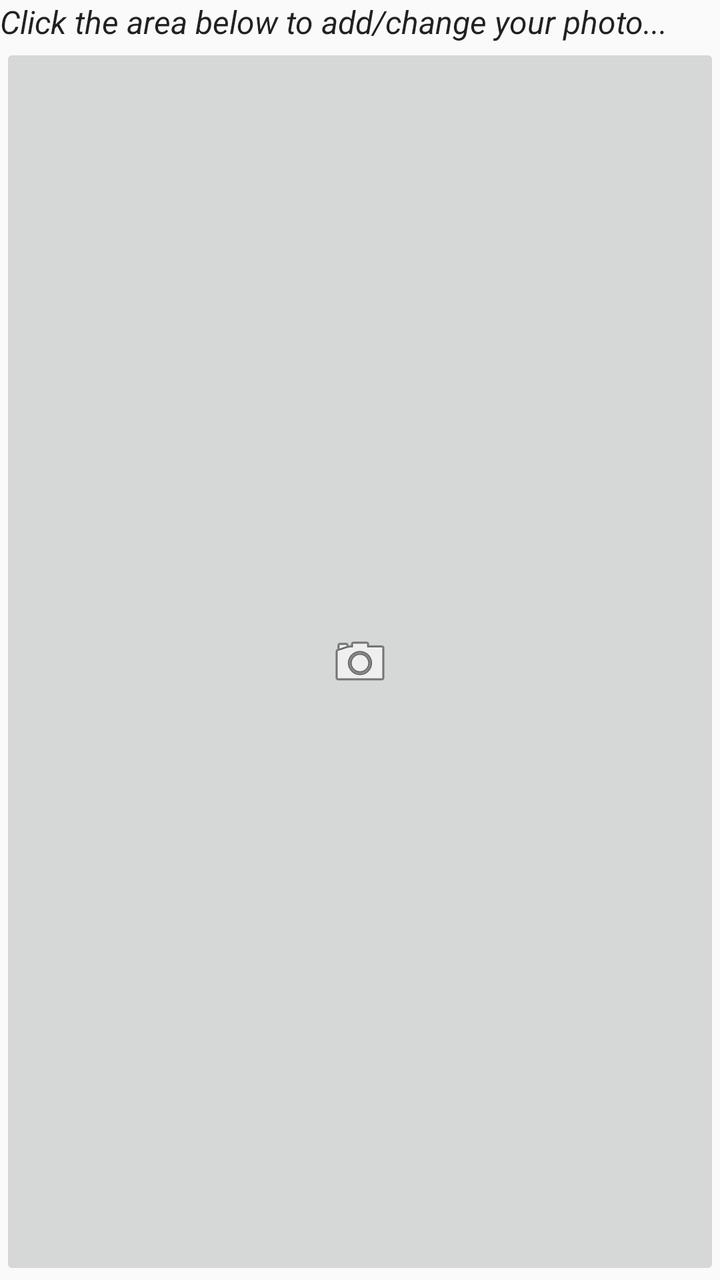
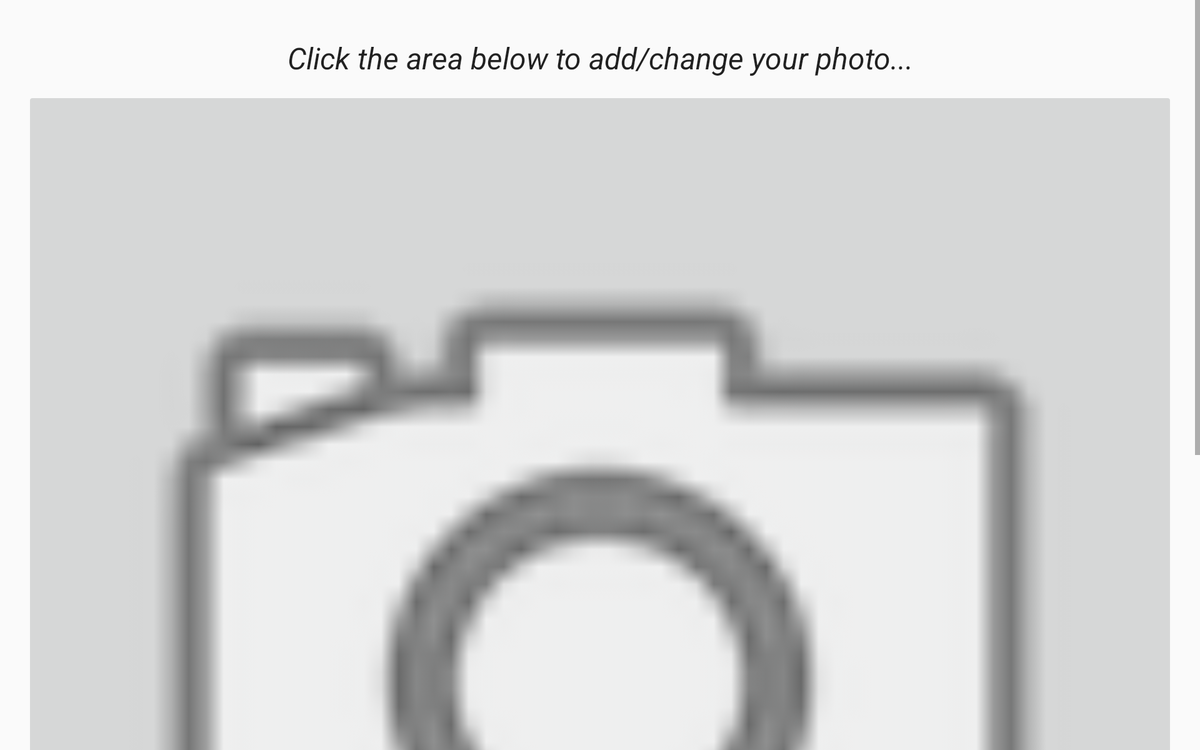

One screen, two layout resources from the same app: the default and the author's alternative for another configuration. Each is rendered where Android would select it; the XML of both is given below.
<!-- AndroidManifest.xml: application theme AppTheme -->
<!-- res/layout/fragment_edit_photo.xml -->
<?xml version="1.0" encoding="utf-8"?>
<LinearLayout xmlns:android="http://schemas.android.com/apk/res/android"
    xmlns:tools="http://schemas.android.com/tools"
    android:layout_width="match_parent"
    android:layout_height="match_parent"
    android:orientation="vertical"
    android:layout_margin="20dp"
    tools:context=".Controller.Fragments.EditPhotoFragment">
    <include layout="@layout/progress_bar"/>

    <TextView
        style="@style/details"
        android:layout_width="match_parent"
        android:layout_height="wrap_content"
        android:text="@string/add_photo"
        android:textStyle="italic" />

    <ImageButton
        android:layout_width="match_parent"
        android:layout_height="match_parent"
        android:id="@+id/profile_pic_image"
        android:src="@android:drawable/ic_menu_camera"
        android:contentDescription="@string/add_photo"/>





</LinearLayout>
<!-- res/layout/progress_bar.xml (included above) -->
<?xml version="1.0" encoding="utf-8"?>
<FrameLayout xmlns:android="http://schemas.android.com/apk/res/android"
    android:id="@+id/frame_layout_pb"
    android:layout_width="match_parent"
    android:layout_height="match_parent"
    android:alpha="0.4"
    android:animateLayoutChanges="true"
    android:background="@android:color/black"
    android:clickable="true"
    android:focusable="true"
    android:visibility="gone">

    <ProgressBar
        android:id="@+id/pbLoading"
        style="?android:attr/progressBarStyleLarge"
        android:layout_width="wrap_content"
        android:layout_height="wrap_content"
        android:layout_gravity="center"
        android:indeterminate="true" />

</FrameLayout>
<!-- resources referenced by this layout -->
<resources>
  <string name="add_photo">Click the area below to add/change your photo...</string>
  <style name="details" parent="TextAppearance.AppCompat.Subhead" />
  <style name="AppTheme" parent="Theme.AppCompat.Light.DarkActionBar">
          
          <item name="colorPrimary">@color/colorPrimary</item>
          <item name="colorPrimaryDark">@color/colorPrimaryDark</item>
          <item name="colorAccent">@color/colorAccent</item>
          <item name="windowActionBar">false</item>
          <item name="windowNoTitle">true</item>
      </style>
</resources>
<!-- res/layout-sw600dp-land/fragment_edit_photo.xml (the author's variant of the layout above) -->
<!-- drawn on a 7-inch tablet turned sideways -->
<?xml version="1.0" encoding="utf-8"?>
<ScrollView
    xmlns:android="http://schemas.android.com/apk/res/android"
    android:layout_width="match_parent"
    android:layout_height="match_parent">

    <LinearLayout
        android:layout_width="match_parent"
        android:layout_height="wrap_content"
        android:layout_margin="20dp"
        android:gravity="center"
        android:orientation="vertical"
        android:weightSum="2">

        <include layout="@layout/progress_bar" />

        <TextView
            style="@style/details"
            android:layout_width="match_parent"
            android:layout_height="wrap_content"
            android:layout_marginBottom="10dp"
            android:layout_marginTop="10dp"
            android:layout_weight="1"
            android:gravity="center"
            android:text="@string/add_photo"
            android:textStyle="italic" />

        <ImageButton
            android:id="@+id/profile_pic_image"
            android:layout_width="match_parent"
            android:layout_height="match_parent"
            android:adjustViewBounds="true"
            android:scaleType="fitCenter"
            android:layout_weight="2"
            android:contentDescription="@string/add_photo"
            android:src="@android:drawable/ic_menu_camera" />
    </LinearLayout>

</ScrollView>
<!-- resources referenced by the variant -->
<!-- as a 7-inch tablet turned sideways resolves them -->
<resources>
  <string name="add_photo">Click the area below to add/change your photo...</string>
  <!-- from res/values-sw600dp/ -->
  <style name="details" parent="TextAppearance.AppCompat.Headline" />
  <!-- from res/values-sw600dp/ -->
  <style name="AppTheme" parent="Theme.AppCompat.Light.DarkActionBar">
          
          <item name="colorPrimary">@color/colorPrimary</item>
          <item name="colorPrimaryDark">@color/colorPrimaryDark</item>
          <item name="colorAccent">@color/colorAccent</item>
          <item name="windowActionBar">false</item>
          <item name="windowNoTitle">true</item>
          <item name="android:actionMenuTextAppearance">@style/details</item>
          <item name="android:actionBarStyle">@style/title</item>
      </style>
  <!-- from res/values-sw600dp/ -->
  <style name="title" parent="TextAppearance.AppCompat.Display1">
          <item name="android:textColor">?android:textColorPrimary</item>
      </style>
</resources>
